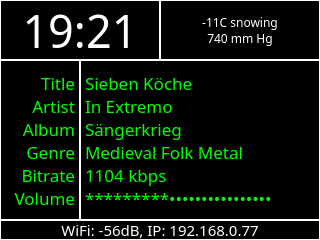
<?xml version="1.0" encoding="UTF-8"?>
<ui version="4.0">
 <class>QMainWidget</class>
 <widget class="QWidget" name="QMainWidget">
  <property name="enabled">
   <bool>true</bool>
  </property>
  <property name="geometry">
   <rect>
    <x>0</x>
    <y>0</y>
    <width>320</width>
    <height>240</height>
   </rect>
  </property>
  <property name="font">
   <font>
    <family>IBM 3270</family>
   </font>
  </property>
  <property name="windowTitle">
   <string>Form</string>
  </property>
  <property name="styleSheet">
   <string notr="true">background-color: rgb(0, 0, 0);
color: rgb(0, 255, 0);
selection-background-color: rgb(252, 233, 79);
selection-color: rgb(78, 154, 6);
border: 1px solid white;</string>
  </property>
  <widget class="QLabel" name="label">
   <property name="geometry">
    <rect>
     <x>0</x>
     <y>0</y>
     <width>160</width>
     <height>60</height>
    </rect>
   </property>
   <property name="font">
    <font>
     <family>IBM 3270</family>
     <pointsize>34</pointsize>
    </font>
   </property>
   <property name="styleSheet">
    <string notr="true">QLabel { background-color : black; color : white; }</string>
   </property>
   <property name="frameShape">
    <enum>QFrame::Panel</enum>
   </property>
   <property name="text">
    <string>19:21</string>
   </property>
   <property name="alignment">
    <set>Qt::AlignCenter</set>
   </property>
  </widget>
  <widget class="QLabel" name="label_2">
   <property name="geometry">
    <rect>
     <x>160</x>
     <y>0</y>
     <width>160</width>
     <height>60</height>
    </rect>
   </property>
   <property name="font">
    <font>
     <family>IBM 3270</family>
    </font>
   </property>
   <property name="styleSheet">
    <string notr="true">QLabel { background-color : black; color : white; }</string>
   </property>
   <property name="text">
    <string>-11C snowing
740 mm Hg</string>
   </property>
   <property name="alignment">
    <set>Qt::AlignCenter</set>
   </property>
  </widget>
  <widget class="QLabel" name="label_3">
   <property name="geometry">
    <rect>
     <x>0</x>
     <y>60</y>
     <width>80</width>
     <height>160</height>
    </rect>
   </property>
   <property name="font">
    <font>
     <family>IBM 3270</family>
     <pointsize>13</pointsize>
    </font>
   </property>
   <property name="text">
    <string>Title
Artist
Album
Genre
Bitrate
Volume</string>
   </property>
   <property name="alignment">
    <set>Qt::AlignRight|Qt::AlignTrailing|Qt::AlignVCenter</set>
   </property>
  </widget>
  <widget class="QLabel" name="label_4">
   <property name="geometry">
    <rect>
     <x>80</x>
     <y>60</y>
     <width>240</width>
     <height>160</height>
    </rect>
   </property>
   <property name="font">
    <font>
     <family>IBM 3270</family>
     <pointsize>13</pointsize>
    </font>
   </property>
   <property name="text">
    <string>Sieben Köche
In Extremo
Sängerkrieg
Medieval Folk Metal
1104 kbps
*********••••••••••••••••</string>
   </property>
  </widget>
  <widget class="QLabel" name="label_5">
   <property name="geometry">
    <rect>
     <x>0</x>
     <y>220</y>
     <width>320</width>
     <height>20</height>
    </rect>
   </property>
   <property name="font">
    <font>
     <family>IBM 3270</family>
     <pointsize>11</pointsize>
    </font>
   </property>
   <property name="styleSheet">
    <string notr="true">QLabel { background-color : black; color : white; }</string>
   </property>
   <property name="text">
    <string>WiFi: -56dB, IP: 192.168.0.77</string>
   </property>
   <property name="alignment">
    <set>Qt::AlignCenter</set>
   </property>
  </widget>
 </widget>
 <resources/>
 <connections/>
</ui>
